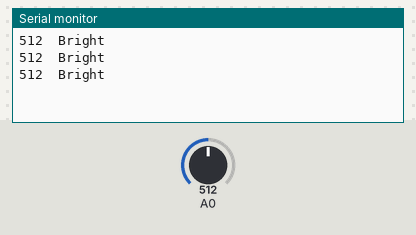
Bench run of a sketch on a simulated Arduino Uno, built with avr-gcc and run on an emulated ATmega328P. Shown: the last lines printed to the serial monitor. The test bench sets the inputs (shaded band); at power-on: A0 = 512.

Above: at 1.3 s.
1.4 s: A0 set to 403
At 1.9 s:
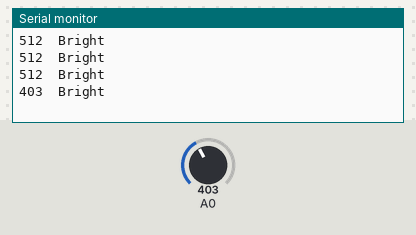
2.9 s: A0 set to 375
At 3.3 s:
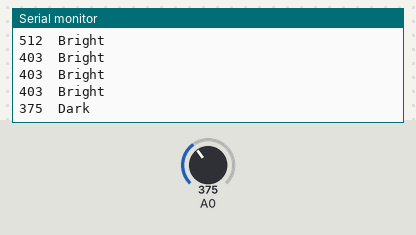

Measured:
- the behaviour switches between 390 and 389 on A0 (found by bisection; images 1 and 2)
- after the input at 1.4 s, the serial monitor: prints a new line after 0.10 s (image 1)
- after the input at 2.9 s, the serial monitor: prints a new line after 0.10 s (image 2)

The sketch:

light_sensor.ino
```cpp
void setup() {
  // put your setup code here, to run once:
  pinMode(A0,INPUT);
  Serial.begin(9600);
}

void loop() {
  // put your main code here, to run repeatedly:
  int lightRead = analogRead(A0);
  Serial.print(lightRead);
  if(lightRead > 389){
    Serial.println("  Bright");
  }
  else{
    Serial.println("  Dark");
  }
  delay(500);
}
```
